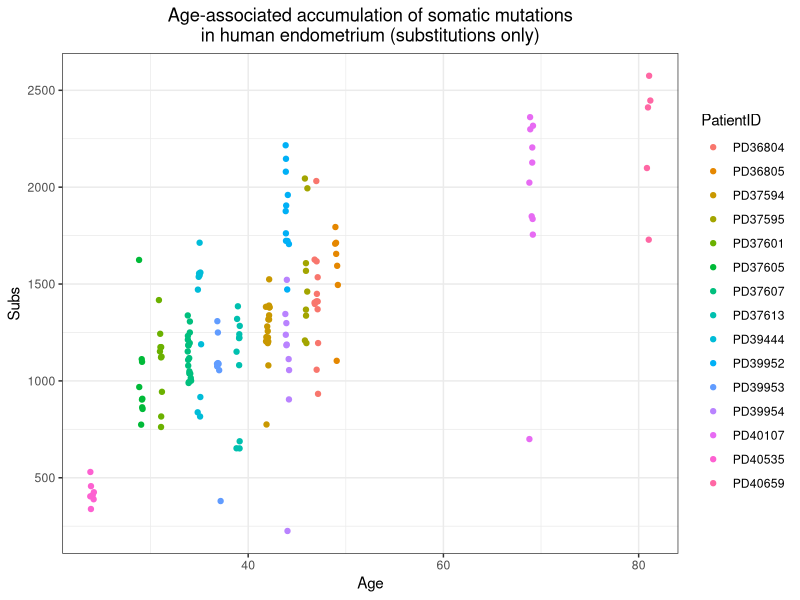

The R script that drew this image:
## ---- chunk 1
library(tidyverse)
library(magrittr)
library(lme4)
library(lmerTest)
library(rlang) 
library(knitr)
library(kableExtra)
## ---- chunk 2
endom_burden <- read.csv("endom_burden_summary_file_for_model.final.csv")
# samples per patient
endom_burden %>% group_by(PatientID) %>%  count(PatientID) %>%  rename(`Sample count` = n) %>% arrange(desc(`Sample count`)) %>%  kable() %>%  kable_styling(bootstrap_options = c("striped", "condensed"), full_width = F, position = "left")
## ---- chunk 3
# Look at raw data
endom_burden %>% ggplot(aes(Age, Subs, colour = PatientID)) +
  geom_jitter(width = 0.2) +
  theme(plot.title = element_text(size = 8)) +
  ggtitle("Age-associated accumulation of somatic mutations\nin human endometrium (substitutions only)") +
  theme(plot.title = element_text(size = 14)) + theme_bw() +theme(plot.title = element_text(hjust = 0.5))
## ---- chunk 4
# Combine read depth and median sample depth as Vafdepth
endom_burden %<>%  mutate(Vafdepth = Seq_X*Sample_Median_Vaf)

full_lmer_model = lmer(Subs ~ Age + Vafdepth + BMI + Parity + Driver_status + (Age - 1|PatientID), data=endom_burden, REML=F)
# Drop each fixed effect
lme4:::drop1.merMod(full_lmer_model, test = "Chisq")
## ---- chunk 5
# Remove parity from full model
final_lmer_model <- update(full_lmer_model, ~ . -Parity)
# Drop each fixed effect from final model
lme4:::drop1.merMod(final_lmer_model, test = "Chisq")
## ---- chunk 6
# Print final model summary
print(summary(final_lmer_model))
